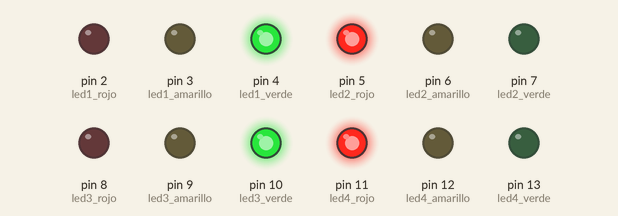
This sketch was run on a simulated Arduino Uno, built with avr-gcc and run on an emulated ATmega328P. Shown: output pins drawn as LEDs (lit = HIGH).

Above: at 0.1 s.
At 3.1 s:
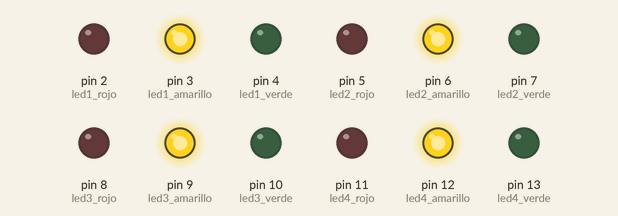
At 6.1 s:
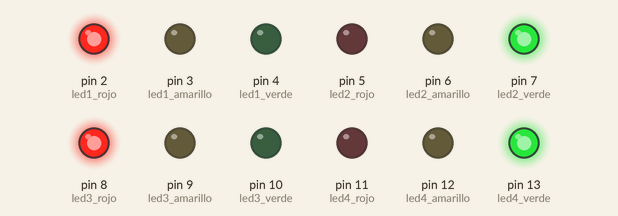
At 15.1 s:
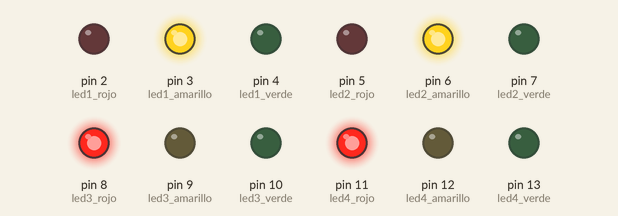
At 24.1 s:
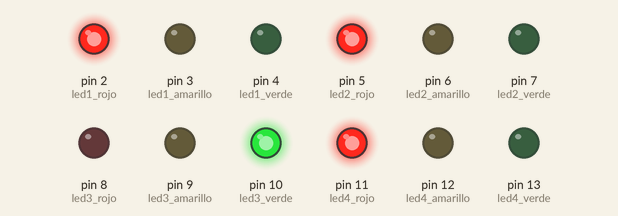
At 33.1 s:
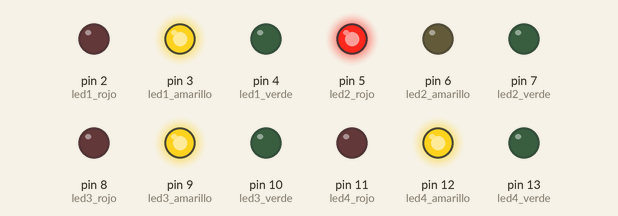
Timing chart, 0 to 40.0 s (numbered marks = the images above):
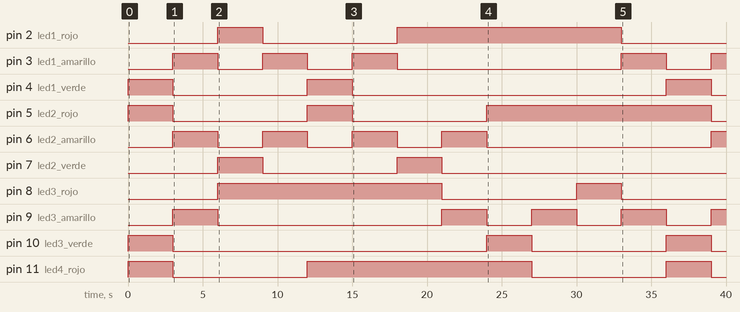

The sketch:

trafficlights.ino
```cpp
// C++ code
// Maria Camila Rueda Prado - Juan Esteban Tiraca - Juan Pablo Lopez - David Esteban Pantoja
int led4_rojo=11;
int led4_amarillo=12;
int led4_verde=13;

int led3_rojo=8;
int led3_amarillo=9;
int led3_verde=10;

int led2_rojo=5;
int led2_amarillo=6;
int led2_verde=7;

int led1_rojo=2;
int led1_amarillo=3;
int led1_verde=4;

int t= 3000;

void setup()
{
  pinMode(led1_rojo, OUTPUT);
  pinMode(led1_verde, OUTPUT);
  pinMode(led1_amarillo, OUTPUT);
  pinMode(led2_rojo, OUTPUT);
  pinMode(led2_verde, OUTPUT);
  pinMode(led2_amarillo, OUTPUT);
  pinMode(led3_rojo, OUTPUT);
  pinMode(led3_verde, OUTPUT);
  pinMode(led3_amarillo, OUTPUT);
  pinMode(led4_rojo, OUTPUT);
  pinMode(led4_verde, OUTPUT);
  pinMode(led4_amarillo, OUTPUT);

  digitalWrite(led1_rojo, LOW);
  digitalWrite(led1_amarillo, LOW);
  digitalWrite(led1_verde, LOW);
  digitalWrite(led2_rojo, LOW);
  digitalWrite(led2_amarillo, LOW);
  digitalWrite(led2_verde, LOW);
  digitalWrite(led3_rojo, LOW);
  digitalWrite(led3_amarillo, LOW);
  digitalWrite(led3_verde, LOW);
  digitalWrite(led4_rojo, LOW);
  digitalWrite(led4_amarillo, LOW);
  digitalWrite(led4_verde, LOW);
}

void loop()
{

  digitalWrite(led1_verde, HIGH);//
  digitalWrite(led3_verde, HIGH);//
  digitalWrite(led2_rojo, HIGH);//
  digitalWrite(led4_rojo, HIGH);//
  delay(t);
  digitalWrite(led1_verde, LOW);//
  digitalWrite(led3_verde, LOW);//
  digitalWrite(led2_rojo, LOW);//
  digitalWrite(led4_rojo, LOW);//
  digitalWrite(led1_amarillo, HIGH);//
  digitalWrite(led3_amarillo, HIGH);//
  digitalWrite(led2_amarillo, HIGH);//
  digitalWrite(led4_amarillo, HIGH);//
  delay(t);
  digitalWrite(led1_amarillo, LOW);//
  digitalWrite(led3_amarillo, LOW);//
  digitalWrite(led2_amarillo, LOW);//
  digitalWrite(led4_amarillo, LOW);//
  digitalWrite(led1_rojo, HIGH);//
  digitalWrite(led3_rojo, HIGH);//
  digitalWrite(led2_verde, HIGH);//
  digitalWrite(led4_verde, HIGH);//
  delay(t);
  digitalWrite(led1_rojo, LOW);//
  digitalWrite(led2_verde, LOW);//
  digitalWrite(led4_verde, LOW);//
  digitalWrite(led1_amarillo, HIGH);//
  digitalWrite(led2_amarillo, HIGH);//
  digitalWrite(led4_amarillo, HIGH);//
  delay(t);
  digitalWrite(led1_amarillo, LOW);//
  digitalWrite(led2_amarillo, LOW);//
  digitalWrite(led4_amarillo, LOW);//
  digitalWrite(led1_verde, HIGH);//
  digitalWrite(led2_rojo, HIGH);//
  digitalWrite(led4_rojo, HIGH);//
  delay(t);
  digitalWrite(led1_verde, LOW);//
  digitalWrite(led2_rojo, LOW);//
  digitalWrite(led1_amarillo, HIGH);//
  digitalWrite(led2_amarillo, HIGH);//
  delay(t);
  digitalWrite(led1_amarillo, LOW);//
  digitalWrite(led2_amarillo, LOW);//
  digitalWrite(led1_rojo, HIGH);//
  digitalWrite(led2_verde, HIGH);//
  delay(t);
  digitalWrite(led2_verde, LOW);//
  digitalWrite(led3_rojo, LOW);//
  digitalWrite(led2_amarillo, HIGH);//
  digitalWrite(led3_amarillo, HIGH);//
  delay(t);
  digitalWrite(led2_amarillo, LOW);//
  digitalWrite(led3_amarillo, LOW);//
  digitalWrite(led2_rojo, HIGH);//
  digitalWrite(led3_verde, HIGH);//
  delay(t);
  digitalWrite(led4_rojo, LOW);//
  digitalWrite(led3_verde, LOW);//
  digitalWrite(led3_amarillo, HIGH);//
  digitalWrite(led4_amarillo, HIGH);//
  delay(t);
  digitalWrite(led3_amarillo, LOW);//
  digitalWrite(led4_amarillo, LOW);//
  digitalWrite(led3_rojo, HIGH);//
  digitalWrite(led4_verde, HIGH);//
  delay(t);
  digitalWrite(led1_rojo, LOW);//
  digitalWrite(led3_rojo, LOW);//
  digitalWrite(led4_verde, LOW);//
  digitalWrite(led3_amarillo, HIGH);//
  digitalWrite(led4_amarillo, HIGH);//
  digitalWrite(led1_amarillo, HIGH);//
  delay(t);
  digitalWrite(led3_amarillo, LOW);//
  digitalWrite(led4_amarillo, LOW);//
  digitalWrite(led1_amarillo, LOW);//
}
```

Measured:
- by itself, pin 2 (led1_rojo): LOW → HIGH at 6.0 s, → LOW 3.0 s later, → HIGH 9.0 s later, → LOW 15.0 s later
- by itself, pin 3 (led1_amarillo): LOW → HIGH at 3.0 s, → LOW 3.0 s later, → HIGH 3.0 s later, → LOW 3.0 s later, … (9 changes in this stretch)
- by itself, pin 4 (led1_verde): goes HIGH 3.0 s, LOW 9.0 s, HIGH 3.0 s, LOW 21.0 s, HIGH 3.0 s, then LOW
- by itself, pin 5 (led2_rojo): goes HIGH 3.0 s, LOW 9.0 s, HIGH 3.0 s, LOW 9.0 s, HIGH 15.0 s, then LOW
- by itself, pin 6 (led2_amarillo): goes 3 × (HIGH 3.0 s, LOW 3.0 s), HIGH 3.0 s, LOW 15.0 s, then HIGH
- by itself, pin 7 (led2_verde): alternates HIGH for 3.0 s and LOW for 9.0 s, 4 changes in all, then stays LOW
- by itself, pin 8 (led3_rojo): LOW → HIGH at 6.0 s, → LOW 15.0 s later, → HIGH 9.0 s later, → LOW 3.0 s later
- by itself, pin 9 (led3_amarillo): goes HIGH 3.0 s, LOW 15.0 s, 3 × (HIGH 3.0 s, LOW 3.0 s), then HIGH
